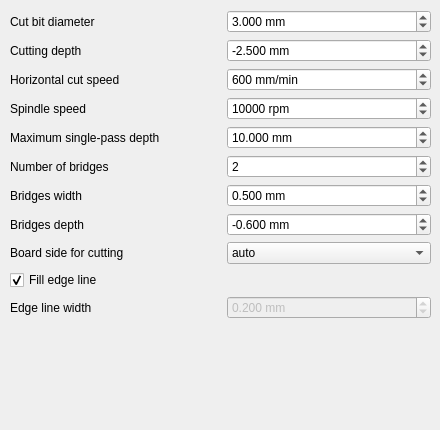
        <widget class="QWidget" name="outlineTab">
         <attribute name="title">
          <string>Outline</string>
         </attribute>
         <widget class="QWidget" name="formLayoutWidget_4">
          <property name="geometry">
           <rect>
            <x>10</x>
            <y>10</y>
            <width>421</width>
            <height>411</height>
           </rect>
          </property>
          <layout class="QGridLayout" name="outlineGridLayout">
           <property name="horizontalSpacing">
            <number>12</number>
           </property>
           <property name="verticalSpacing">
            <number>6</number>
           </property>
           <item row="4" column="1">
            <widget class="QDoubleSpinBox" name="cutinfeedDoubleSpinBox">
             <property name="toolTip">
              <string>&lt;html&gt;&lt;head/&gt;&lt;body&gt;&lt;p&gt;&lt;span style=&quot; font-style:italic;&quot;&gt;--cut-infeed&lt;/span&gt;&lt;/p&gt;&lt;p&gt;Maximum Z distance that is cut away in a single pass (if less then zcut's value, there will be more than one pass)&lt;/p&gt;&lt;/body&gt;&lt;/html&gt;</string>
             </property>
             <property name="suffix">
              <string> mm</string>
             </property>
             <property name="decimals">
              <number>3</number>
             </property>
             <property name="maximum">
              <double>100.000000000000000</double>
             </property>
             <property name="singleStep">
              <double>0.050000000000000</double>
             </property>
             <property name="value">
              <double>10.000000000000000</double>
             </property>
            </widget>
           </item>
           <item row="6" column="1">
            <widget class="QDoubleSpinBox" name="bridgesDoubleSpinBox">
             <property name="toolTip">
              <string>&lt;html&gt;&lt;head/&gt;&lt;body&gt;&lt;p&gt;&lt;span style=&quot; font-style:italic;&quot;&gt;--bridges&lt;/span&gt;&lt;/p&gt;&lt;p&gt;Add bridges with the given width to the outline cut. --bridgesnum bridges will be created for each outline closed line. This option requires --optimise&lt;/p&gt;&lt;/body&gt;&lt;/html&gt;</string>
             </property>
             <property name="suffix">
              <string> mm</string>
             </property>
             <property name="decimals">
              <number>3</number>
             </property>
             <property name="maximum">
              <double>100.000000000000000</double>
             </property>
             <property name="singleStep">
              <double>0.050000000000000</double>
             </property>
             <property name="value">
              <double>0.500000000000000</double>
             </property>
            </widget>
           </item>
           <item row="7" column="1">
            <widget class="QDoubleSpinBox" name="zbridgesDoubleSpinBox">
             <property name="toolTip">
              <string>&lt;html&gt;&lt;head/&gt;&lt;body&gt;&lt;p&gt;&lt;span style=&quot; font-style:italic;&quot;&gt;--zbridges&lt;/span&gt;&lt;/p&gt;&lt;p&gt;Bridges height (Z-coordinates while engraving bridges). If you want full-height bridges set this to a value greater than 0&lt;/p&gt;&lt;/body&gt;&lt;/html&gt;</string>
             </property>
             <property name="suffix">
              <string> mm</string>
             </property>
             <property name="decimals">
              <number>3</number>
             </property>
             <property name="minimum">
              <double>-100.000000000000000</double>
             </property>
             <property name="maximum">
              <double>0.000000000000000</double>
             </property>
             <property name="singleStep">
              <double>0.050000000000000</double>
             </property>
             <property name="value">
              <double>-0.600000000000000</double>
             </property>
            </widget>
           </item>
           <item row="4" column="0">
            <widget class="QLabel" name="cutinfeedLabel">
             <property name="toolTip">
              <string>&lt;html&gt;&lt;head/&gt;&lt;body&gt;&lt;p&gt;&lt;span style=&quot; font-style:italic;&quot;&gt;--cut-infeed&lt;/span&gt;&lt;/p&gt;&lt;p&gt;Maximum Z distance that is cut away in a single pass (if less then zcut's value, there will be more than one pass)&lt;/p&gt;&lt;/body&gt;&lt;/html&gt;</string>
             </property>
             <property name="text">
              <string>Maximum single-pass depth</string>
             </property>
             <property name="buddy">
              <cstring>cutinfeedDoubleSpinBox</cstring>
             </property>
            </widget>
           </item>
           <item row="7" column="0">
            <widget class="QLabel" name="zbridgesLabel">
             <property name="toolTip">
              <string>&lt;html&gt;&lt;head/&gt;&lt;body&gt;&lt;p&gt;&lt;span style=&quot; font-style:italic;&quot;&gt;--zbridges&lt;/span&gt;&lt;/p&gt;&lt;p&gt;Bridges height (Z-coordinates while engraving bridges). If you want full-height bridges set this to a value greater than 0&lt;/p&gt;&lt;/body&gt;&lt;/html&gt;</string>
             </property>
             <property name="text">
              <string>Bridges depth</string>
             </property>
             <property name="buddy">
              <cstring>zbridgesDoubleSpinBox</cstring>
             </property>
            </widget>
           </item>
           <item row="6" column="0">
            <widget class="QLabel" name="bridgesLabel">
             <property name="toolTip">
              <string>&lt;html&gt;&lt;head/&gt;&lt;body&gt;&lt;p&gt;&lt;span style=&quot; font-style:italic;&quot;&gt;--bridges&lt;/span&gt;&lt;/p&gt;&lt;p&gt;Add bridges with the given width to the outline cut. --bridgesnum bridges will be created for each outline closed line. This option requires --optimise&lt;/p&gt;&lt;/body&gt;&lt;/html&gt;</string>
             </property>
             <property name="text">
              <string>Bridges width</string>
             </property>
             <property name="buddy">
              <cstring>bridgesDoubleSpinBox</cstring>
             </property>
            </widget>
           </item>
           <item row="0" column="0">
            <widget class="QLabel" name="cutterdiameterLabel">
             <property name="toolTip">
              <string>&lt;html&gt;&lt;head/&gt;&lt;body&gt;&lt;p&gt;&lt;span style=&quot; font-style:italic;&quot;&gt;--cutter-diameter&lt;/span&gt;&lt;/p&gt;&lt;p&gt;Amount by half of which the tool path is outset from the shape in the outline file&lt;/p&gt;&lt;/body&gt;&lt;/html&gt;</string>
             </property>
             <property name="text">
              <string>Cut bit diameter</string>
             </property>
             <property name="buddy">
              <cstring>cutterdiameterDoubleSpinBox</cstring>
             </property>
            </widget>
           </item>
           <item row="3" column="0">
            <widget class="QLabel" name="cutspeedLabel">
             <property name="toolTip">
              <string>&lt;html&gt;&lt;head/&gt;&lt;body&gt;&lt;p&gt;&lt;span style=&quot; font-style:italic;&quot;&gt;--cut-speed&lt;/span&gt;&lt;/p&gt;&lt;p&gt;Spindle speed during outline cutting (rounds per minute)&lt;/p&gt;&lt;/body&gt;&lt;/html&gt;</string>
             </property>
             <property name="text">
              <string>Spindle speed</string>
             </property>
             <property name="buddy">
              <cstring>cutspeedSpinBox</cstring>
             </property>
            </widget>
           </item>
           <item row="2" column="0">
            <widget class="QLabel" name="cutfeedLabel">
             <property name="toolTip">
              <string>&lt;html&gt;&lt;head/&gt;&lt;body&gt;&lt;p&gt;&lt;span style=&quot; font-style:italic;&quot;&gt;--cut-feed&lt;/span&gt;&lt;/p&gt;&lt;p&gt;Feed rate at which outline cutting takes place (horizontal speed)&lt;/p&gt;&lt;/body&gt;&lt;/html&gt;</string>
             </property>
             <property name="text">
              <string>Horizontal cut speed</string>
             </property>
             <property name="buddy">
              <cstring>cutfeedSpinBox</cstring>
             </property>
            </widget>
           </item>
           <item row="0" column="1">
            <widget class="QDoubleSpinBox" name="cutterdiameterDoubleSpinBox">
             <property name="toolTip">
              <string>&lt;html&gt;&lt;head/&gt;&lt;body&gt;&lt;p&gt;&lt;span style=&quot; font-style:italic;&quot;&gt;--cutter-diameter&lt;/span&gt;&lt;/p&gt;&lt;p&gt;Amount by half of which the tool path is outset from the shape in the outline file&lt;/p&gt;&lt;/body&gt;&lt;/html&gt;</string>
             </property>
             <property name="suffix">
              <string> mm</string>
             </property>
             <property name="decimals">
              <number>3</number>
             </property>
             <property name="maximum">
              <double>100.000000000000000</double>
             </property>
             <property name="singleStep">
              <double>0.100000000000000</double>
             </property>
             <property name="value">
              <double>3.000000000000000</double>
             </property>
            </widget>
           </item>
           <item row="1" column="1">
            <widget class="QDoubleSpinBox" name="zcutDoubleSpinBox">
             <property name="toolTip">
              <string>&lt;html&gt;&lt;head/&gt;&lt;body&gt;&lt;p&gt;&lt;span style=&quot; font-style:italic;&quot;&gt;--zcut&lt;/span&gt;&lt;/p&gt;&lt;p&gt;Z-coordinate indicating where the outline cutting ends&lt;/p&gt;&lt;/body&gt;&lt;/html&gt;</string>
             </property>
             <property name="suffix">
              <string> mm</string>
             </property>
             <property name="decimals">
              <number>3</number>
             </property>
             <property name="minimum">
              <double>-1000.000000000000000</double>
             </property>
             <property name="maximum">
              <double>0.000000000000000</double>
             </property>
             <property name="singleStep">
              <double>0.050000000000000</double>
             </property>
             <property name="value">
              <double>-2.500000000000000</double>
             </property>
            </widget>
           </item>
           <item row="1" column="0">
            <widget class="QLabel" name="zcutLabel">
             <property name="toolTip">
              <string>&lt;html&gt;&lt;head/&gt;&lt;body&gt;&lt;p&gt;&lt;span style=&quot; font-style:italic;&quot;&gt;--zcut&lt;/span&gt;&lt;/p&gt;&lt;p&gt;Z-coordinate indicating where the outline cutting ends&lt;/p&gt;&lt;/body&gt;&lt;/html&gt;</string>
             </property>
             <property name="text">
              <string>Cutting depth</string>
             </property>
             <property name="buddy">
              <cstring>zcutDoubleSpinBox</cstring>
             </property>
            </widget>
           </item>
           <item row="9" column="0">
            <widget class="QCheckBox" name="filloutlineCheckBox">
             <property name="toolTip">
              <string>&lt;html&gt;&lt;head/&gt;&lt;body&gt;&lt;p&gt;&lt;span style=&quot; font-style:italic;&quot;&gt;--fill-outline&lt;/span&gt;&lt;/p&gt;&lt;p&gt;If fill-outline is given, it is assumed that the outline file contains not a polygon but a closed chain of lines. The board will be cut along the centres of these lines&lt;/p&gt;&lt;/body&gt;&lt;/html&gt;</string>
             </property>
             <property name="text">
              <string>Fill edge line</string>
             </property>
             <property name="checked">
              <bool>true</bool>
             </property>
            </widget>
           </item>
           <item row="2" column="1">
            <widget class="QSpinBox" name="cutfeedSpinBox">
             <property name="toolTip">
              <string>&lt;html&gt;&lt;head/&gt;&lt;body&gt;&lt;p&gt;&lt;span style=&quot; font-style:italic;&quot;&gt;--cut-feed&lt;/span&gt;&lt;/p&gt;&lt;p&gt;Feed rate at which outline cutting takes place (horizontal speed)&lt;/p&gt;&lt;/body&gt;&lt;/html&gt;</string>
             </property>
             <property name="suffix">
              <string> mm/min</string>
             </property>
             <property name="maximum">
              <number>10000</number>
             </property>
             <property name="singleStep">
              <number>10</number>
             </property>
             <property name="value">
              <number>600</number>
             </property>
            </widget>
           </item>
           <item row="3" column="1">
            <widget class="QSpinBox" name="cutspeedSpinBox">
             <property name="toolTip">
              <string>&lt;html&gt;&lt;head/&gt;&lt;body&gt;&lt;p&gt;&lt;span style=&quot; font-style:italic;&quot;&gt;--cut-speed&lt;/span&gt;&lt;/p&gt;&lt;p&gt;Spindle speed during outline cutting (rounds per minute)&lt;/p&gt;&lt;/body&gt;&lt;/html&gt;</string>
             </property>
             <property name="suffix">
              <string> rpm</string>
             </property>
             <property name="maximum">
              <number>100000</number>
             </property>
             <property name="singleStep">
              <number>500</number>
             </property>
             <property name="value">
              <number>10000</number>
             </property>
            </widget>
           </item>
           <item row="8" column="1">
            <widget class="QComboBox" name="cutsideComboBox">
             <property name="toolTip">
              <string>&lt;html&gt;&lt;head/&gt;&lt;body&gt;&lt;p&gt;&lt;span style=&quot; font-style:italic;&quot;&gt;--cut-side&lt;/span&gt;&lt;/p&gt;&lt;p&gt;choose the cut side. Valid choices are front, back or auto (default). In auto mode the cut side is automatically chosen (always front unless only the back side is specified)&lt;/p&gt;&lt;/body&gt;&lt;/html&gt;</string>
             </property>
             <item>
              <property name="text">
               <string>auto</string>
              </property>
             </item>
             <item>
              <property name="text">
               <string>front</string>
              </property>
             </item>
             <item>
              <property name="text">
               <string>back</string>
              </property>
             </item>
            </widget>
           </item>
           <item row="8" column="0">
            <widget class="QLabel" name="cutsideLabel">
             <property name="toolTip">
              <string>&lt;html&gt;&lt;head/&gt;&lt;body&gt;&lt;p&gt;&lt;span style=&quot; font-style:italic;&quot;&gt;--cut-side&lt;/span&gt;&lt;/p&gt;&lt;p&gt;choose the cut side. Valid choices are front, back or auto (default). In auto mode the cut side is automatically chosen (always front unless only the back side is specified)&lt;/p&gt;&lt;/body&gt;&lt;/html&gt;</string>
             </property>
             <property name="text">
              <string>Board side for cutting</string>
             </property>
             <property name="buddy">
              <cstring>cutsideComboBox</cstring>
             </property>
            </widget>
           </item>
           <item row="5" column="0">
            <widget class="QLabel" name="bridgesnumLabel">
             <property name="toolTip">
              <string>&lt;html&gt;&lt;head/&gt;&lt;body&gt;&lt;p&gt;&lt;span style=&quot; font-style:italic;&quot;&gt;--bridgesnum&lt;/span&gt;&lt;/p&gt;&lt;p&gt;Sets the numer of bridges to be created (--bridgesnum bridges for each closed line)&lt;/p&gt;&lt;/body&gt;&lt;/html&gt;</string>
             </property>
             <property name="text">
              <string>Number of bridges</string>
             </property>
            </widget>
           </item>
           <item row="5" column="1">
            <widget class="QSpinBox" name="bridgesnumSpinBox">
             <property name="toolTip">
              <string>&lt;html&gt;&lt;head/&gt;&lt;body&gt;&lt;p&gt;&lt;span style=&quot; font-style:italic;&quot;&gt;--bridgesnum&lt;/span&gt;&lt;/p&gt;&lt;p&gt;Sets the numer of bridges to be created (--bridgesnum bridges for each closed line)&lt;/p&gt;&lt;/body&gt;&lt;/html&gt;</string>
             </property>
             <property name="minimum">
              <number>0</number>
             </property>
             <property name="maximum">
              <number>100</number>
             </property>
             <property name="value">
              <number>2</number>
             </property>
            </widget>
           </item>
           <item row="10" column="0">
            <widget class="QLabel" name="outlinewidthLabel">
             <property name="toolTip">
              <string>&lt;html&gt;&lt;head/&gt;&lt;body&gt;&lt;p&gt;&lt;span style=&quot; font-style:italic;&quot;&gt;--outline-width&lt;/span&gt;&lt;/p&gt;&lt;p&gt;Thickness of the lines that form the outline (if fill-outline is given)&lt;/p&gt;&lt;/body&gt;&lt;/html&gt;</string>
             </property>
             <property name="text">
              <string>Edge line width</string>
             </property>
            </widget>
           </item>
           <item row="10" column="1">
            <widget class="QDoubleSpinBox" name="outlinewidthDoubleSpinBox">
             <property name="enabled">
              <bool>false</bool>
             </property>
             <property name="toolTip">
              <string>&lt;html&gt;&lt;head/&gt;&lt;body&gt;&lt;p&gt;&lt;span style=&quot; font-style:italic;&quot;&gt;--outline-width&lt;/span&gt;&lt;/p&gt;&lt;p&gt;Thickness of the lines that form the outline (if fill-outline is given)&lt;/p&gt;&lt;/body&gt;&lt;/html&gt;</string>
             </property>
             <property name="suffix">
              <string> mm</string>
             </property>
             <property name="decimals">
              <number>3</number>
             </property>
             <property name="maximum">
              <double>100.000000000000000</double>
             </property>
             <property name="singleStep">
              <double>0.050000000000000</double>
             </property>
             <property name="value">
              <double>0.200000000000000</double>
             </property>
            </widget>
           </item>
           <item row="11" column="0" colspan="2">
            <spacer name="verticalSpacer_5">
             <property name="orientation">
              <enum>Qt::Vertical</enum>
             </property>
             <property name="sizeHint" stdset="0">
              <size>
               <width>20</width>
               <height>40</height>
              </size>
             </property>
            </spacer>
           </item>
          </layout>
         </widget>
        </widget>
